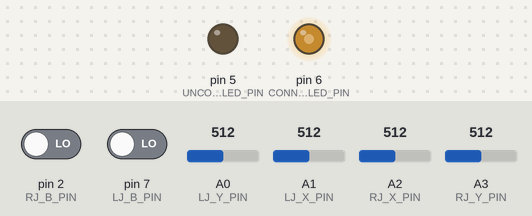
The sketch below on a simulated Arduino Uno, built with avr-gcc and run on an emulated ATmega328P. On the bench: output pins drawn as LEDs (lit = HIGH). The inputs (shaded band) are chosen by the test bench; at power-on: pin 2 (RJ_B_PIN) LOW, pin 7 (LJ_B_PIN) LOW, A0 (LJ_Y_PIN) = 512, A1 (LJ_X_PIN) = 512, A2 (RJ_X_PIN) = 512, A3 (RJ_Y_PIN) = 512. The ROS host is connected and sends only what is stated.

Above: at 0.1 s.
Timing chart, 0 to 1.6 s (numbered marks = the images above):
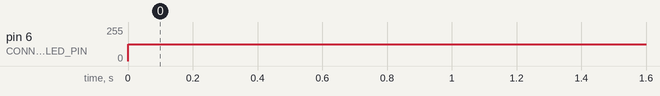

Measured:
- by itself, pin 6 (CONNECT_LED_PIN): 0/255 → 127/255 at 0.00 s

The sketch:

remote_control.ino
```cpp
#include "joystick.h"
#include <ros.h>
#include <geometry_msgs/Pose.h>
// #define DEBUG
#define ROS
// ros::NodeHandle_ <ArduinoHardware,5,5,512,512> nh;
#ifdef ROS
ros::NodeHandle nh;
#endif // DEBUG

#define LJ_X_PIN A1
#define LJ_Y_PIN A0
#define LJ_B_PIN 7

#define RJ_X_PIN A2
#define RJ_Y_PIN A3
#define RJ_B_PIN 2

#define CONNECT_LED_PIN 6
#define UNCONNECT_LED_PIN 5
#define LED_VAL 127

JOYSTICK left_joy;
JOYSTICK right_joy;

geometry_msgs::Pose left_joy_msg;
geometry_msgs::Pose right_joy_msg;

ros::Publisher left_joy_pub("/remote_cotroller/left_joy/value", &left_joy_msg);
ros::Publisher right_joy_pub("/remote_cotroller/right_joy/value", &right_joy_msg);

unsigned long long last_pub_time;

void setup()
{
#ifdef DEBUG
  Serial.begin(9600);
#endif // DEBUG
#ifdef ROS
  nh.getHardware()->setBaud(115200);
  nh.initNode();
  nh.advertise(left_joy_pub);
  nh.advertise(right_joy_pub);

#endif // DEBUG

  pinMode(CONNECT_LED_PIN, OUTPUT);
  pinMode(UNCONNECT_LED_PIN, OUTPUT);

  digitalWrite(CONNECT_LED_PIN, 0);
  digitalWrite(UNCONNECT_LED_PIN, 0);

  left_joy.init(LJ_X_PIN, LJ_Y_PIN, LJ_B_PIN, -1000, 1000);
  right_joy.init(RJ_X_PIN, RJ_Y_PIN, RJ_B_PIN, -1000, 1000);
}

void loop()
{
  #ifdef ROS

  if (nh.connected())
  {
    if (millis() - last_pub_time > 50)
    {
      left_joy_msg.position.x = float(-left_joy.getYMapValue());
      left_joy_msg.position.y = float(-left_joy.getXMapValue());
      left_joy_msg.position.z = float(left_joy.getButValue());

      right_joy_msg.position.x = float(-right_joy.getXMapValue());
      right_joy_msg.position.y = float(-right_joy.getYMapValue());
      right_joy_msg.position.z = right_joy.getButValue();

      left_joy_pub.publish(&left_joy_msg);
      right_joy_pub.publish(&right_joy_msg);
      last_pub_time = millis();
    }
    analogWrite(CONNECT_LED_PIN, LED_VAL);
    analogWrite(UNCONNECT_LED_PIN, 0);
  }
  else
  {
    analogWrite(UNCONNECT_LED_PIN, LED_VAL);
    analogWrite(CONNECT_LED_PIN, 0);
  }
  nh.spinOnce();
  #endif // ROS

  #ifdef DEBUG
  Serial.print(left_joy.getXMapValue());
  Serial.print("  ");
  Serial.print(left_joy.getYMapValue());
  Serial.print("  ");
  Serial.println();
  #endif // DEBUG
}
```

joystick.cpp
```cpp
#include "joystick.h"
JOYSTICK::JOYSTICK()
{

}

void JOYSTICK::init(int pinx,int piny, int pinb,int maxout,int minout)
{
    _pinx = pinx;
    _piny = piny;
    _pinb = pinb;
    _maxout = maxout;
    _minout = minout;
    pinMode(_pinb, INPUT);
}

int JOYSTICK::getXMapValue()
{
    return map(analogRead(_pinx),0,1023,_minout,_maxout);
}
int JOYSTICK::getYMapValue()
{
    return map(analogRead(_piny),0,1023,_minout,_maxout);
}

int JOYSTICK::getXRawValue()
{
    return analogRead(_pinx);
}
int JOYSTICK::getYRawValue()
{
    return analogRead(_piny);
}

int JOYSTICK::getButValue()
{
    if(digitalRead(_pinb) == true)
        return 1.0;
    else
        return -1.0;
}
```

joystick.h
```cpp
#ifndef __JOYSTICK_H__
#define __JOYSTICK_H__
#include <Arduino.h>
class JOYSTICK
{
private:
    int _pinx,_piny,_pinb;
    int _maxout,_minout;
public:
    JOYSTICK();
    void init(int pinx,int piny, int pinb,int maxout,int minout);
    int getXMapValue();
    int getYMapValue();
    int getXRawValue();
    int getYRawValue();
    int getButValue();
};


#endif // __JOYSTICK_H__
```
